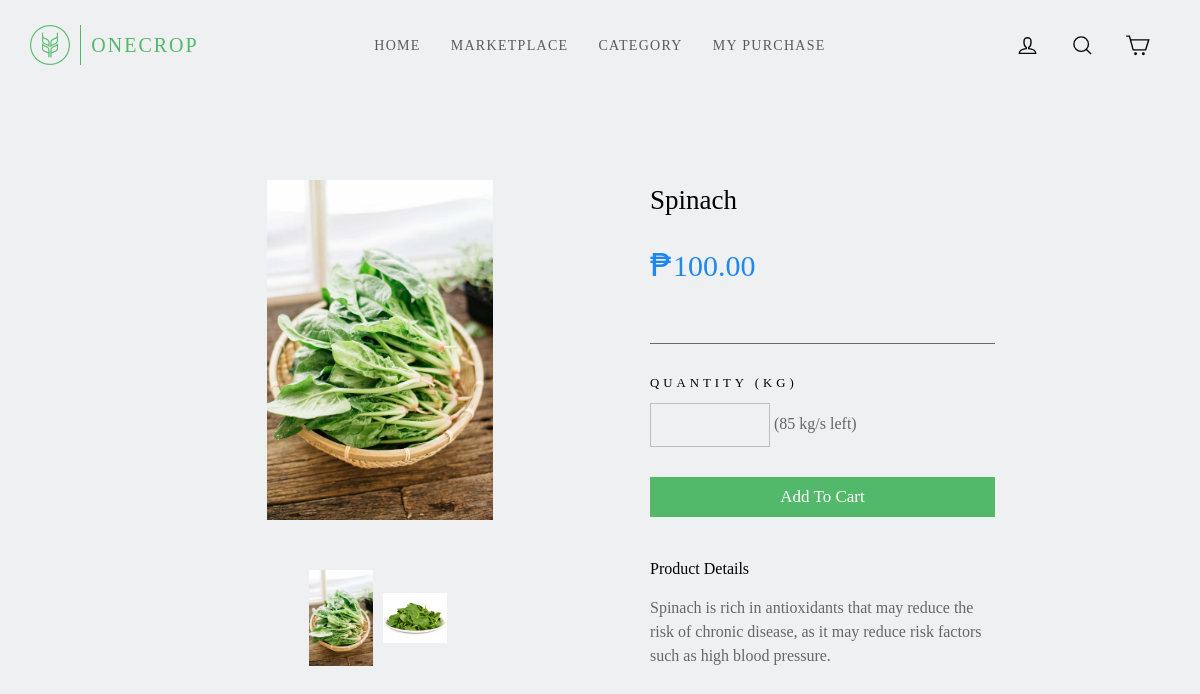
/marketplace/product.php?id=1, run on the app's committed database.
### tables this page shows
CREATE TABLE `products` (
  `product_id` int(11) NOT NULL,
  `seller_id` int(11) NOT NULL,
  `product_name` varchar(255) NOT NULL,
  `product_description` text NOT NULL,
  `stock` int(11) NOT NULL,
  `category` varchar(255) NOT NULL,
  `price` int(11) NOT NULL,
  `cover_photo` varchar(255) NOT NULL,
  `image1` varchar(255) NOT NULL,
  `image2` varchar(255) NOT NULL,
  `image3` varchar(255) NOT NULL,
  `image4` varchar(255) NOT NULL,
  `image5` varchar(255) NOT NULL
);

### include/functions.php (called while the page is built, shortened)
<?php
	include 'conn.php';
	function selectData($tbl_name, $col_name, $identifier, $identifier_data){
		global $conn;
		$result = $conn->query("SELECT `$col_name` FROM `$tbl_name` WHERE `$identifier`='$identifier_data' ");
		$row = $result -> fetch_assoc();
		return $row[$col_name];
	}
?>

### marketplace/product.php (the view, shortened to what this page needs)
<?php
	include '../include/conn.php';
	include '../include/functions.php';
	if(empty($_GET['id'])){
		header("location: index.php");
	}
	else{
		$product_id = $_GET['id'];
	}
	$image1 = selectData("products", "image1", "product_id", $product_id);
	$image2 = selectData("products", "image2", "product_id", $product_id);
	$product_name = selectData("products", "product_name", "product_id", $product_id);
	$price = selectData("products", "price", "product_id", $product_id);
	$description = selectData("products", "product_description", "product_id", $product_id);
	$stock = selectData("products", "stock", "product_id", $product_id);
?>
<!DOCTYPE html>
<html lang="en">
<head>
	<link rel="stylesheet" href="style/uikit.min.css" />
	<link rel="stylesheet" type="text/css" href="style/style.css">
	<link rel="stylesheet" type="text/css" href="https://cdn.jsdelivr.net/npm/slick-carousel@1.8.1/slick/slick.css" />
</head>
<body>
	<nav class="fixed-navbar scrolled" id="scrolled"  uk-navbar>
		<div class="uk-navbar-left">
			<a href="">
				<div class="container">
					<img src="style/images/logo-circle.png" class="logo" alt="logo">
					<div class="name"> ONE<span>CROP</span></div>
				</div>
			</a>
		</div>
		<div class="uk-navbar-center">
			<ul class="uk-navbar-nav">
				<li><a href="../">Home</a></li>
				<li class=""><a href="index.php">Marketplace</a></li>
				<li>
					<a href="#">Category</a>
				</li>
				<li>
					<a href="orders.php">My Purchase</a>
				</li>
			</ul>
		</div>
		<div class="uk-navbar-right uk-margin-right">
			<div class="account-dropdown">
			   <a href="account.php">
				<svg aria-hidden="true" focusable="false" role="presentation" class="icon-nav" viewBox="0 0 64 64"><path class="cls-1" d="M35 39.84v-2.53c3.3-1.91 6-6.66 6-11.41 0-7.63 0-13.82-9-13.82s-9 6.19-9 13.82c0 4.75 2.7 9.51 6 11.41v2.53c-10.18.85-18 6-18 12.16h42c0-6.19-7.82-11.31-18-12.16z"></path></svg>
				</a>
			</div>
			<a href="">
				<svg aria-hidden="true" focusable="false" role="presentation" class="icon-nav"viewBox="0 0 64 64"><path class="cls-1" d="M47.16 28.58A18.58 18.58 0 1 1 28.58 10a18.58 18.58 0 0 1 18.58 18.58zM54 54L41.94 42"></path></svg>
			</a>
			<a href="cart.php">
				<svg aria-hidden="true" focusable="false" role="presentation" class="icon-nav" viewBox="0 0 64 64"><path class="cls-1" d="M14 17.44h46.79l-7.94 25.61H20.96l-9.65-35.1H3"></path><circle cx="27" cy="53" r="2"></circle><circle cx="47" cy="53" r="2"></circle></svg>
			</a>
		</div>
	</nav>
	<div class="uk-flex-center top" uk-grid>
		<div class="uk-width-3-4@s  card uk-flex">
			<div class="uk-width-1-2">
				<div class="slider">
					<?php
					if(!empty($image1)){
						echo "<div><img src=\"".$image1."\" alt=\"\"></div>";
					}
					?>
				</div>
				<div class="slider-nav">
					 <?php
						if(!empty($image1)){
							echo "<div><img src=\"".$image1."\" alt=\"\"></div>";
						}
						if(!empty($image2)){
							echo "<div><img src=\"".$image2."\" alt=\"\"></div>";
						}
					?>
				</div>
			</div>
			<div class="uk-width-1-2 right-element">
				<div class="header-header">
					<div class="header-product-name">
						<?php echo $product_name ?>
					</div>
					<div class="header-price">
						<span>₱</span><?php echo $price ?>.00
					</div>
				</div>
				<form action="" method="post">
					<div class="header-form">
						<div class="input-group">
						<label for="quantity">Quantity (kg)</label>
						<input type="text" name="quantity" required=""> (<?php echo $stock ?> kg/s left)
						</div>
						<input type="submit" value="Add To Cart" name="add-to-cart">
						<div class="product-details">
							<div class="header-details">Product Details</div>
							<div class="details"><?php echo $description ?></div>
						</div>
					</div>
				</form>
			</div>
		</div>
	</div>
</body>
</html>

### marketplace/style/style.css (style rules this page uses)
* { font-family: gotham; transition: 0.4s; box-sizing: border-box; }
body, html { padding: 0; margin: 0; background: #EFF0F1; }
a { text-decoration: none; }
input[type="submit"] { background: #52b86a !important; color: white !important; font-family: gotham-bold !important; font-size: 17px !important; padding: 10px 0px !important; text-align: center !important; height: 100% !important; border: none !important; box-sizing: border-box !important; }
.uk-navbar-nav li a { color:#5a5a5a; }
nav { overflow: inherit !important; }
.container { margin:10px; display: flex; padding: 15px; }
.logo { width: 40px; margin: auto 5px; }
.name { color: #52b86a; font-size: 20px; letter-spacing: 2px; font-family: gotham-bold; margin: auto 5px; }
.name span { font-family: gotham; }
nav li a { font-family: gotham-bold !important; letter-spacing: 1.3px; }
.fixed-navbar { position: fixed; right: 0; left: 0; top: 0; z-index: 1030; }
.icon-nav { fill:none; stroke:#000; stroke-miterlimit:10; stroke-width:3.5px; width: 25px; height: 25px; margin-right: 30px; }
.account-dropdown { position: relative; }
.account-dropdown::before { content: ""; background: white; width: 10px; height: 10px; position: absolute; top: 40px; left: 10%; transform: rotate(45deg); opacity: 0; visibility: hidden; transition: visibility 0s, opacity 0.3s linear; }
.top { margin-top: 130px; }
.slider-nav { text-align: center; }
.slider-nav>div { display: inline-block; width: 64px; height: 64px; margin: 0 5px; text-align: center; font-size: 2em; cursor: pointer; }
.slider img { height: 340px; object-fit: cover; object-position: center; margin: auto; }
.right-element { padding : 50px 50px 50px 50px; }
.right-element>.header-header { padding-bottom: 50px; border-bottom: 1px solid #696969; }
.right-element>.header-header>.header-product-name { color: black; font-family: gotham-bold; font-size: 27px; word-break: break-word; }
.right-element>.header-header>.header-price { color: black; color: #1e87f0; font-family: gotham; font-size: 30px; word-break: break-word; margin-top: 20px; }
.right-element>.header-header>.header-price>span { color: black; font-family: monospace; font-size: 35px; color: #1e87f0; word-break: break-word; margin-right: 2px; }
.input-group { margin: 30px 0px; }
form label { text-align: left; width: 100%; display: block; font-family: gotham-bold; color: black; font-size: 0.8em; letter-spacing: 4px; margin-bottom: 10px; text-transform: uppercase; }
form input { width:100%; border: 1px solid #bebebe; background: transparent; text-align: left; padding: 13px 10px; }
form input[name="quantity"] { width:120px; border: 1px solid #bebebe; background: transparent; text-align: left; padding: 13px 10px; }
.product-details { padding: 40px 0px 20px 0px; }
.product-details>.header-details { font-family: gotham-bold; color: black; margin-bottom: 15px; }

### data on the page
products: image1 (picture), image2 (picture), product_name "Spinach", price "100", stock "85", product_description "Spinach is rich in antioxidants that may reduce the risk of chronic disease, as it may reduce risk factors such as high blood pressure."
